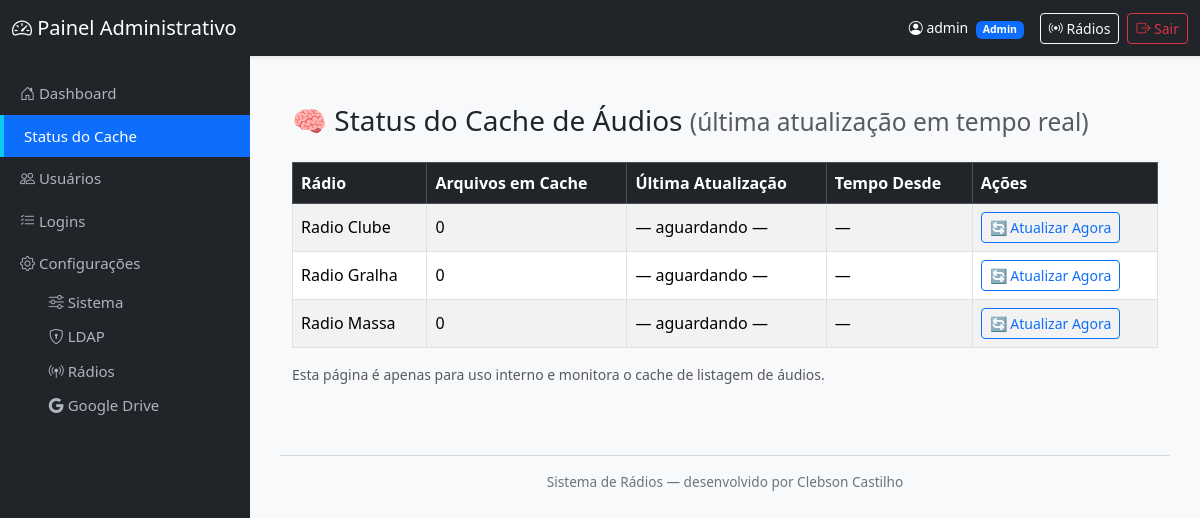
The app's page /admin/status-cache (signed in) with its own data.
### tables this page shows
CREATE TABLE tb_radios (
  id_radio INTEGER PRIMARY KEY AUTOINCREMENT,
  chave TEXT NOT NULL UNIQUE,
  nome TEXT NOT NULL,
  pasta_base TEXT NOT NULL,
  extensao TEXT NOT NULL DEFAULT '.mp3',
  parse_nome TEXT,
  ativa INTEGER NOT NULL DEFAULT 1,
  created_at TEXT DEFAULT (datetime('now')),
  updated_at TEXT DEFAULT (datetime('now'))
, tipo_pasta TEXT DEFAULT 'local', drive_folder_id TEXT, drive_folder_name TEXT);

### mod_admin/routes.py (the view)
@bp_admin.route("/admin/status-cache")
@admin_required
def status_cache():
    from datetime import datetime
    from mod_radio.audio_cache import CACHE_AUDIOS, CACHE_TIMESTAMP, carregar_cache
    carregar_cache()  # 🔄 recarrega dados salvos do disco
    radios_cfg = carregar_radios_config()
    agora = datetime.now()
    status = []
    for radio_key, cfg in radios_cfg.items():
        qtd = len(CACHE_AUDIOS.get(radio_key, []))
        ultima = CACHE_TIMESTAMP.get(radio_key)
        minutos_desde = "—"
        if ultima and isinstance(ultima, str):
            try:
                ultima_dt = datetime.strptime(ultima, "%Y-%m-%d %H:%M:%S")
                minutos_desde = int((agora - ultima_dt).total_seconds() // 60)
            except Exception:
                pass
        status.append({
            "radio": radio_key,
            "nome": cfg.get("nome", "—"),
            "arquivos": qtd,
            "ultima_atualizacao": ultima or "— aguardando —",
            "minutos_desde": f"{minutos_desde} min" if isinstance(minutos_desde, int) else minutos_desde,
        })
    return render_template("status_cache.html", status=status, intervalo="Manual / Local")

### mod_auth/utils.py (called while the page is built)
def admin_required(f):
    @wraps(f)
    def decorated_function(*args, **kwargs):
        user = session.get('user')
        if not user:
            flash("⚠️ Faça login para continuar.", "warning")
            return redirect(url_for('auth.login', next=request.url))
        if user.get('tipo') != 'admin':
            template = current_app.jinja_env.get_or_select_template("error_403.html")
            return template.render(user=user), 403
        return f(*args, **kwargs)
    return decorated_function

### mod_config/models.py (called while the page is built)
def _conn():
    conn = sqlite3.connect(DB_PATH)
    conn.row_factory = sqlite3.Row
    return conn

def carregar_radios_config() -> Dict[str, Dict]:
    cfg = {}
    sistema = platform.system().lower()
    if sistema == "windows":
        base_dir = "C:/SCC/RadioAppOpec/uploads"
    else:
        base_dir = "/mnt"
    print(f"🧩 Sistema detectado: {sistema}")
    for r in ConfigRadio.get_ativas():
        if r.get("tipo_pasta") == "drive":
            pasta = f"[Google Drive] {r.get('drive_folder_name') or 'Sem pasta vinculada'}"
        else:
            pasta = r.get("pasta_base") or os.path.join(base_dir, f"{r['chave']}_fm")
        pasta = os.path.normpath(pasta)
        cfg[r["chave"]] = {
            "nome": r["nome"],
            "pasta_base": pasta,
            "extensao": r.get("extensao") or ".mp3",
            "parse_nome": r.get("parse_nome"),
        }
        print(f"📂 {r['nome']} → {pasta}")
    return cfg

    @staticmethod
    def get_ativas() -> List[Dict]:
        with _conn() as c:
            cur = c.execute("SELECT * FROM tb_radios WHERE ativa=1 ORDER BY nome")
            return [dict(r) for r in cur.fetchall()]

### mod_radio/audio_cache.py (called while the page is built)
def carregar_cache():
    global CACHE_AUDIOS, CACHE_TIMESTAMP
    if os.path.exists(CACHE_PATH):
        try:
            with open(CACHE_PATH, "r", encoding="utf-8") as f:
                data = json.load(f)
                CACHE_AUDIOS = data.get("audios", {})
                CACHE_TIMESTAMP = data.get("timestamp", {})
            print(f"📦 Cache local carregado: {len(CACHE_AUDIOS)} rádios.")
        except Exception as e:
            print("⚠️ Erro ao carregar cache local:", e)
    else:
        print("ℹ️ Nenhum cache local encontrado.")

### mod_admin/templates/status_cache.html (shortened to what this page needs)
{% extends "admin_base.html" %}
{% block content %}
<div class="container py-4">
  <h3 class="mb-4">
    🧠 Status do Cache de Áudios
    <small class="text-muted">(última atualização em tempo real)</small>
  </h3>
  {% if status %}
  <table class="table table-striped table-bordered align-middle">
    <thead class="table-dark">
      <tr>
        <th>Rádio</th>
        <th>Arquivos em Cache</th>
        <th>Última Atualização</th>
        <th>Tempo Desde</th>
        <th>Ações</th>
      </tr>
    </thead>
    <tbody>
      {% for item in status %}
      <tr>
        <td>{{ item.nome }}</td>
        <td>{{ item.arquivos }}</td>
        <td>{{ item.ultima_atualizacao or "— aguardando primeira atualização —" }}</td>
        <td>{{ item.minutos_desde }}</td>
        <td>
          <a href="{{ url_for('radio.atualizar_cache_manual', radio_key=item.radio) }}"
             class="btn btn-sm btn-outline-primary">
            🔄 Atualizar Agora
          </a>
        </td>
      </tr>
      {% endfor %}
    </tbody>
  </table>
  {% else %}
  <div class="alert alert-warning">
    ⚠️ Nenhum dado de cache disponível ainda. Aguarde alguns minutos para a primeira atualização automática.
  </div>
  {% endif %}
  <p class="text-muted small mt-3">
    Esta página é apenas para uso interno e monitora o cache de listagem de áudios.
  </p>
</div>
{% endblock %}

### templates/admin_base.html (style rules this page uses)
body { background-color: #f8f9fa; overflow-x: hidden; }

### records on screen
tb_radios: nome "Radio Clube", arquivos "0", ultima_atualizacao "— aguardando —", minutos_desde "—"
tb_radios: nome "Radio Gralha", arquivos "0", ultima_atualizacao "— aguardando —", minutos_desde "—"
tb_radios: nome "Radio Massa", arquivos "0", ultima_atualizacao "— aguardando —", minutos_desde "—"

### other values on screen
{{ session.user.usuario }} "admin"
{{ session.user.tipo|capitalize }} "Admin"
